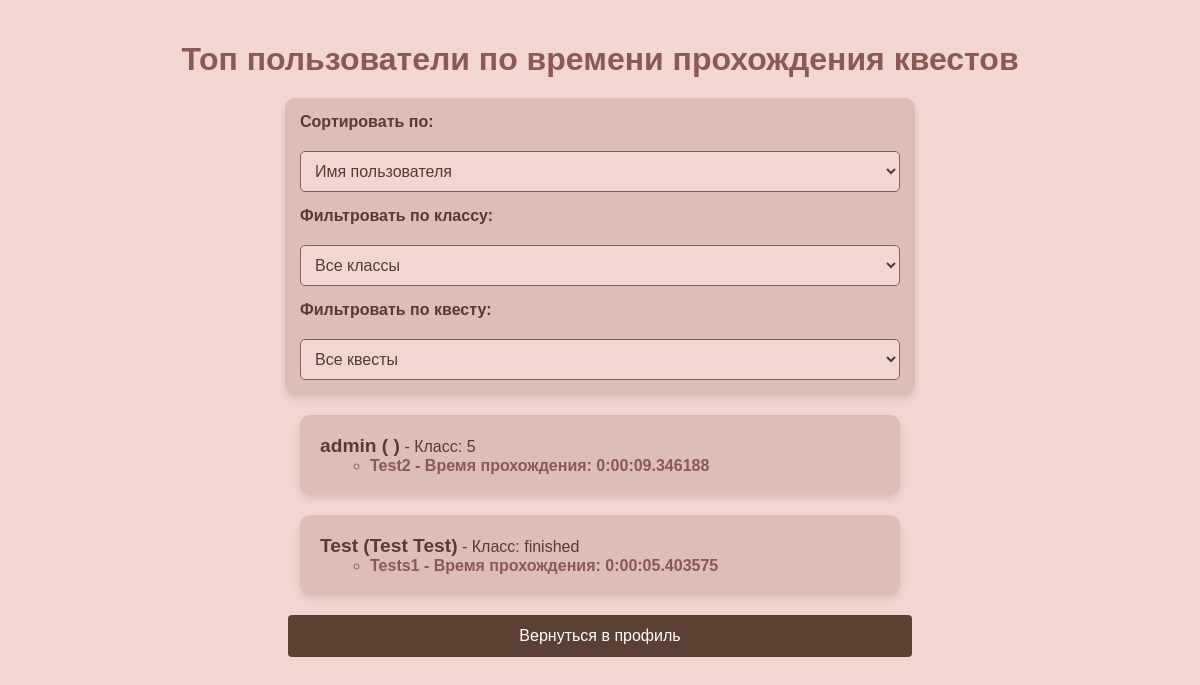
/accounts/lists/ (signed in), run on the app's committed database.
### accounts/models.py (models this page shows, shortened)
class CustomUser(AbstractUser):
    first_name = models.CharField(max_length=30, blank=True, null=True)
    last_name = models.CharField(max_length=30, blank=True, null=True)
    phone_number = models.CharField(
        max_length=15,
        blank=True,
        null=True,
        unique=True,  # Обеспечивает уникальность значений в этом поле
        validators=[
            RegexValidator(regex=r'^\+?1?\d{9,15}$', message="Номер телефона должен быть введен в правильном формате.")
        ]
    )
    quests = models.ManyToManyField('Quest', through='QuestProgress', related_name='users', blank=True)
    CLASS_CHOICES = [(str(i), str(i)) for i in range(4, 12)]  # Классы с 4 по 11
    STATUS_CHOICES = [
        ('student', 'Студент'),
        ('finished', 'Закончил обучение')
    ]
    CLASS_AND_STATUS_CHOICES = CLASS_CHOICES + STATUS_CHOICES
    class_user = models.CharField(max_length=10, choices=CLASS_AND_STATUS_CHOICES, default='5', blank=False, null=False)

class Quest(models.Model):
    title = models.CharField(max_length=200)

### accounts/views.py (the view)
# urls.py: path('lists/', top_user, name='top_user'),
@login_required
def top_user(request):
    selected_class = request.GET.get('class_user', None)
    selected_quest = request.GET.get('quest_id', None)
    completed_quests = QuestProgress.objects.filter(is_completed=True).exclude(completed_at__isnull=True)
    if selected_class:
        completed_quests = completed_quests.filter(user__class_user=selected_class)
    if selected_quest:
        completed_quests = completed_quests.filter(quest_id=selected_quest)
    sort_by = request.GET.get('sort_by', 'user')  # По умолчанию сортировка по имени пользователя
    if sort_by == 'quest_title':
        completed_quests = completed_quests.order_by('quest__title')
    elif sort_by == 'user_class':
        completed_quests = completed_quests.order_by('user__class_user')
    else:
        completed_quests = completed_quests.order_by('user__username')
    user_quests = {}
    for progress in completed_quests:
        user = progress.user
        quest = progress.quest
        duration = progress.get_duration()
        if user not in user_quests:
            user_quests[user] = []
        user_quests[user].append((quest.title, duration))
    sorted_users = sorted(user_quests.items(), key=lambda x: x[0].username.lower())
    return render(request, 'accounts/top_user.html', {
        'sorted_users': sorted_users,
        'sort_by': sort_by,
        'selected_class': selected_class,
        'selected_quest': selected_quest,
        'classes': CustomUser.CLASS_AND_STATUS_CHOICES,  # Передаем возможные классы и статусы в шаблон
        'quests': Quest.objects.all(),  # Передаем все квесты в шаблон для фильтрации
    })

### accounts/models.py (called while the page is built)
    def get_duration(self):
        if self.started_at and self.completed_at:
            return self.completed_at - self.started_at
        return None

### accounts/templates/accounts/top_user.html (shortened to what this page needs)
<!DOCTYPE html>
<html lang="en">
<head>
</head>
<body>
    <h1>Топ пользователи по времени прохождения квестов</h1>
    <form method="GET" action="{% url 'top_user' %}">
        <label for="sort_by">Сортировать по:</label>
        <select name="sort_by" id="sort_by" onchange="this.form.submit()">
            <option value="user" {% if sort_by == 'user' %}selected{% endif %}>Имя пользователя</option>
        </select>
        <label for="class_user">Фильтровать по классу:</label>
        <select name="class_user" id="class_user" onchange="this.form.submit()">
            <option value="">Все классы</option>
        </select>
        <label for="quest_id">Фильтровать по квесту:</label>
        <select name="quest_id" id="quest_id" onchange="this.form.submit()">
            <option value="">Все квесты</option>
        </select>
    </form>
    <ul class="user-list">
        {% for user, quests in sorted_users %}
            <li class="user-item">
                <strong>{{ user.username }} ({{ user.first_name }} {{ user.last_name }})</strong> - Класс: {{ user.class_user }}
                <ul>
                    {% for quest_title, duration in quests %}
                        <li class="quest-item">
                            {{ quest_title }} - Время прохождения:
                            {% if duration %}
                                {{ duration }}
                            {% else %}
                                не завершено
                            {% endif %}
                        </li>
                    {% endfor %}
                </ul>
            </li>
        {% empty %}
            <li>Нет пользователей с завершенными квестами.</li>
        {% endfor %}
    </ul>
    <a href="{% url 'profile' %}" class="btn-primary">Вернуться в профиль</a>
</body>
</html>

### accounts/templates/accounts/top_user.html (style rules this page uses)
body { font-family: Arial, sans-serif; background-color: #F1D7D0; color: #5A3A31; margin: 0; padding: 20px; box-sizing: border-box; }
h1 { text-align: center; color: #8A5A53; font-size: 2rem; margin-bottom: 20px; animation: fadeIn 1s ease-in-out; }
form { max-width: 600px; margin: 0 auto 20px auto; background-color: #DCBEB5; padding: 15px; border-radius: 10px; box-shadow: 0px 4px 8px rgba(0, 0, 0, 0.1); display: flex; flex-direction: column; gap: 15px; animation: slideDown 0.5s ease-in-out; }
label { font-weight: bold; font-size: 1rem; margin-bottom: 5px; }
select { padding: 10px; border: 1px solid #8A5A53; border-radius: 5px; background-color: #F1D7D0; color: #5A3A31; font-size: 1rem; transition: background-color 0.3s ease; width: 100%; }
.user-list { list-style-type: none; padding: 0; max-width: 600px; margin: 0 auto; }
.user-item { background-color: #DCBEB5; margin-bottom: 20px; padding: 20px; border-radius: 10px; box-shadow: 0px 4px 8px rgba(0, 0, 0, 0.1); animation: fadeInUp 0.5s ease-in-out; }
.user-item strong { font-size: 1.2rem; color: #5A3A31; }
.quest-item { margin-left: 10px; font-weight: bold; color: #8A5A53; }
.btn-primary { display: block; background-color: #5C4033; color: #fff; text-align: center; padding: 12px; border-radius: 4px; text-decoration: none; font-size: 16px; margin: 10px auto 20px auto; transition: background-color 0.3s ease; max-width: 600px; }

### data on the page
CustomUser: username "admin", class_user "5", quests "0:00:09.346188"
Quest: quests "Test2"
CustomUser: username "Test", first_name "Test", last_name "Test", class_user "finished", quests "0:00:05.403575"
Quest: quests "Tests1"
